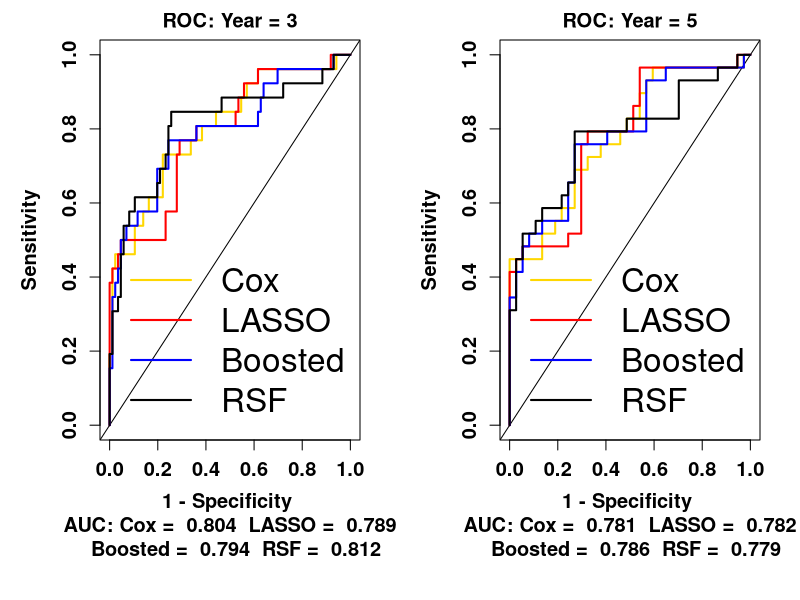

Here is the R script that generated this plot:
roc_dat <- read.csv("data/roc.csv", header = TRUE, row.names = 1)
colnames(roc_dat)[2] = "status"

####### 3 years
roc_dat$status3yr <- 0
roc_dat$status3yr[is.na(roc_dat$status)] <- NA
roc_dat$status3yr[roc_dat$surv<=36 & roc_dat$status==0] <- NA 
roc_dat$status3yr[roc_dat$surv<=36 & roc_dat$status==1] <- 1 

############# 5 years
roc_dat$status5yr <- 0
roc_dat$status5yr[is.na(roc_dat$status)] <- NA
roc_dat$status5yr[roc_dat$surv<=60 & roc_dat$status==0] <- NA 
roc_dat$status5yr[roc_dat$surv<=60 & roc_dat$status==1] <- 1 

#### ROC curve
library(pROC)

# 3 year
auc.3.cox <- pROC::roc(roc_dat$status3yr ~ roc_dat$Cox, ci = TRUE)
auc.3.lasso <- pROC::roc(roc_dat$status3yr ~ roc_dat$LASSO, ci = TRUE)
auc.3.boost <- pROC::roc(roc_dat$status3yr ~ roc_dat$Boosted, ci = TRUE)
auc.3.rsf <- pROC::roc(roc_dat$status3yr ~ roc_dat$RSF, ci = TRUE)
auc.3.cox$auc; ci(auc.3.cox)
auc.3.lasso$auc; ci(auc.3.lasso)
auc.3.boost$auc;ci(auc.3.boost)
auc.3.rsf$auc; ci(auc.3.rsf)

# 5 year
auc.5.cox <- pROC::roc(roc_dat$status5yr ~ roc_dat$Cox, ci = TRUE)
auc.5.lasso <- pROC::roc(roc_dat$status5yr ~ roc_dat$LASSO, ci = TRUE)
auc.5.boost <- pROC::roc(roc_dat$status5yr ~ roc_dat$Boosted, ci = TRUE)
auc.5.rsf <- pROC::roc(roc_dat$status5yr ~ roc_dat$RSF, ci = TRUE)
auc.5.cox$auc; ci(auc.5.cox, )
auc.5.lasso$auc; ci(auc.5.lasso)
auc.5.boost$auc;ci(auc.5.boost)
auc.5.rsf$auc; ci(auc.5.rsf)

## Plot
par(mar=c(8,5,2,2),mfrow = c(1,2), cex.lab = 1.2, font.lab = 2, cex.axis = 1.2, font.axis = 2)
plot(1-auc.3.cox$specificities, auc.3.cox$sensitivities, type="l", col = "gold", lwd = 2, xlim=c(0,1), ylim=c(0,1),
     xlab="",
     ylab="Sensitivity",
     main="ROC: Year = 3")
abline(0,1)
mtext(paste("1 - Specificity", "\n", "AUC: Cox = ",round(auc.3.cox$auc,3),
            " LASSO = ",round(auc.3.lasso$auc,3),"\n",
            " Boosted = ",round(auc.3.boost$auc,3),
            " RSF = ",round(auc.3.rsf$auc,3)), side = 1, line = 5, font = 2, cex = 1.2)
points(1-auc.3.lasso$specificities, auc.3.lasso$sensitivities, type="l", col="red", lwd = 2)
points(1-auc.3.boost$specificities, auc.3.boost$sensitivities, type="l", col="blue", lwd = 2)
points(1-auc.3.rsf$specificities, auc.3.rsf$sensitivities, type="l", col="black", lwd = 2)
legend("bottomright", legend=c("Cox", "LASSO", "Boosted", "RSF"),
       col=c("gold", "red", "blue", "black"), lty=1, lwd = 2, cex=2, bty = "n")

plot(1-auc.5.cox$specificities, auc.5.cox$sensitivities, type="l", col = "gold", lwd = 2, xlim=c(0,1), ylim=c(0,1),
     xlab="",
     ylab="Sensitivity",main="ROC: Year = 5")
abline(0,1)
mtext(paste("1 - Specificity", "\n", "AUC: Cox = ",round(auc.5.cox$auc,3),
            " LASSO = ",round(auc.5.lasso$auc,3),"\n",
            " Boosted = ",round(auc.5.boost$auc,3),
            " RSF = ",round(auc.5.rsf$auc,3)), side = 1, line = 5, font = 2, cex = 1.2)
points(1-auc.5.lasso$specificities, auc.5.lasso$sensitivities, type="l", col="red", lwd = 2)
points(1-auc.5.boost$specificities, auc.5.boost$sensitivities, type="l", col="blue", lwd = 2)
points(1-auc.5.rsf$specificities, auc.5.rsf$sensitivities, type="l", col="black", lwd = 2)
legend("bottomright", legend=c("Cox", "LASSO", "Boosted", "RSF"),
       col=c("gold", "red", "blue", "black"), lty=1, lwd = 2, cex=2, bty = "n")

# Pairwise comparisons
roc.test(auc.3.cox, auc.3.lasso, paired = TRUE)
roc.test(auc.3.cox, auc.3.boost, paired = TRUE)
roc.test(auc.3.cox, auc.3.rsf, paired = TRUE)
roc.test(auc.3.lasso, auc.3.boost, paired = TRUE)
roc.test(auc.3.lasso, auc.3.rsf, paired = TRUE)
roc.test(auc.3.boost, auc.3.rsf, paired = TRUE)

roc.test(auc.5.cox, auc.5.lasso, paired = TRUE)
roc.test(auc.5.cox, auc.5.boost, paired = TRUE)
roc.test(auc.5.cox, auc.5.rsf, paired = TRUE)
roc.test(auc.5.lasso, auc.5.boost, paired = TRUE)
roc.test(auc.5.lasso, auc.5.rsf, paired = TRUE)
roc.test(auc.5.boost, auc.5.rsf, paired = TRUE)
